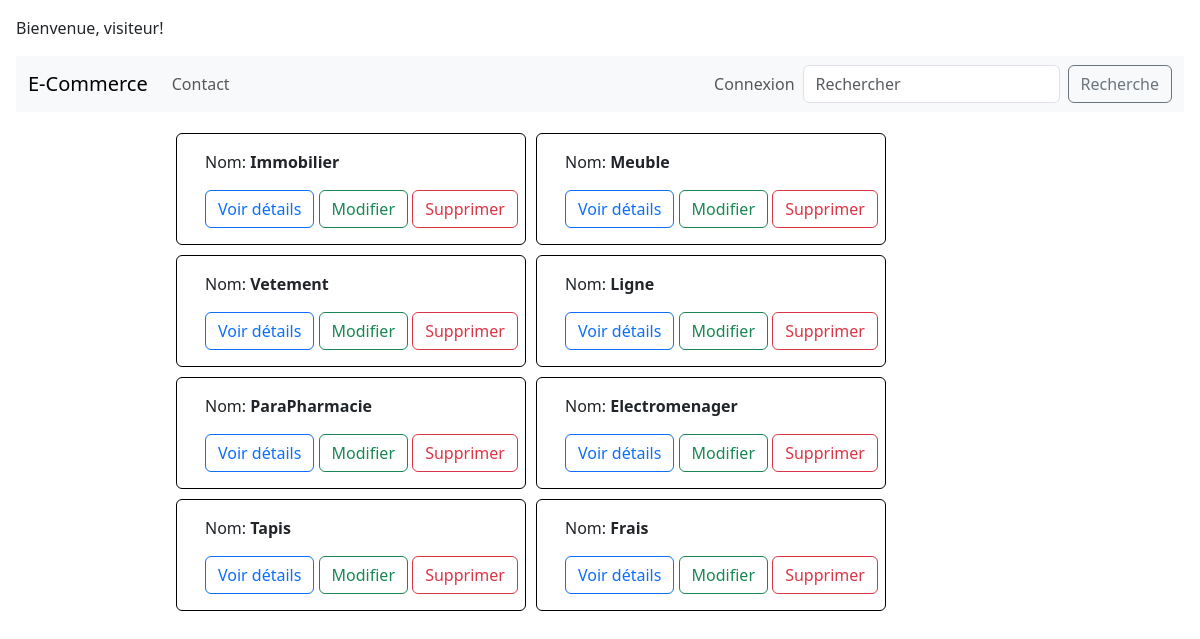
The page /magasin/ListCategorie/ on the database its author committed.
### magasin/models.py (models this page shows, shortened)
class Categorie(models.Model):
    TYPE_CHOICES=[('AL','Alimentaire'),
                  ('Mb','Meuble'),
                  ('Sn','Sanitaire'),
                  ('Vs','Vaisselle'),
                  ('Vt','Vêtement'),
                  ('Jx','Jouets'),
                  ('Lg','Linge de Maison'),
                  ('Bj','Bijoux'),
                  ('Dc','Décor')
                  ]
    name=models.CharField(max_length=50,default='AL',choices=TYPE_CHOICES)

### magasin/views.py (the view)
# urls.py: path('ListCategorie/', views.ListCategorie, name='ListCategorie'),
def ListCategorie(request):
        categories= Categorie.objects.all()
        context={'categories':categories}
        return render( request,'magasin/Categories/mesCategories.html',context )

### magasin/templates/magasin/Categories/mesCategories.html (shortened to what this page needs)
{% extends 'magasin/base.html' %}
{% block content %}
<div class="container-fluid mt-3">
    <div class="row-9" >
        <div  id='categorie' class="col-lg-9 mx-auto" >
            <div class="row mx-auto" >
                {% for categorie in categories %}
                <div class="card" id={{categorie.id}} style="width:350px;border:black solid 1px;margin:5px;">
                    <div class="card-body" >
                         <p class="card-text">Nom: <b>{{categorie.name}}</b></p>
                        <div style="width: 350px;">
                        <a href="{% url 'detail_categorie' categorie_id=categorie.id %}" class="btn btn-outline-primary">Voir détails</a>
                        <a href="{% url 'edit_categorie' categorie.id %}" class="btn btn-outline-success">Modifier</a>
                        <a href="{% url 'delete_categorie' categorie.id %}" class="btn btn-outline-danger">Supprimer</a>
                    </div>
                </div>
                </div>
                {% endfor %}
            </div>
        </div>
    </div>
</div>
{% endblock %}

### rows shown on the page
Categorie: name "Immobilier"
Categorie: {{ categorie.id }} 3 (drawn), name "Meuble"
Categorie: name "Vetement"
Categorie: name "Ligne"
Categorie: name "ParaPharmacie"
Categorie: name "Electromenager"
Categorie: name "Tapis"
Categorie: name "Frais"
